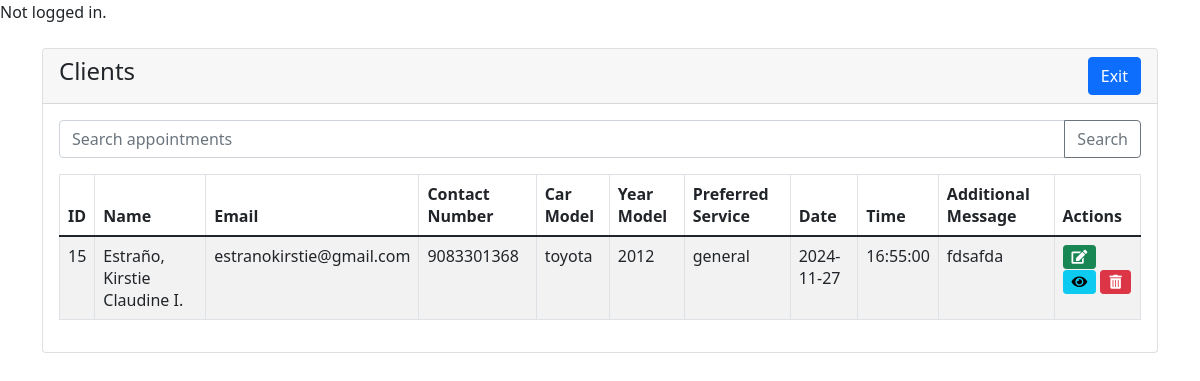
Screenshot of /record.php with the database file from the repository.
### tables this page shows
CREATE TABLE `appointments` (
  `id` int(11) NOT NULL,
  `name` varchar(255) NOT NULL,
  `email` varchar(255) NOT NULL,
  `contact_number` varchar(255) NOT NULL,
  `car_model` varchar(255) NOT NULL,
  `year_model` int(11) NOT NULL,
  `preferred_service` varchar(255) NOT NULL,
  `date` date NOT NULL,
  `time` time NOT NULL,
  `additional_message` text NOT NULL,
  `status` varchar(255) NOT NULL
);

### record.php (the view, shortened to what this page needs)
<?php
include 'conn.php';
$search_query = "";
$sql_query = "SELECT * FROM appointments";
if(isset($_GET['search'])) {
    $search_query = $_GET['search'];
    $sql_query = "SELECT * FROM appointments WHERE name LIKE ? OR email LIKE ? OR
                  car_model LIKE ? OR year_model LIKE ? OR preferred_service LIKE ? OR
                  date LIKE ? OR time LIKE ? OR additional_message LIKE ?";
    $stmt = mysqli_prepare($conn, $sql_query);
    if (!$stmt) {
        echo "Failed to prepare statement: " . mysqli_error($conn);
        exit();
    }
    $search_term = "%" . $search_query . "%";
    mysqli_stmt_bind_param($stmt, "ssssssss", $search_term, $search_term, $search_term,
                        $search_term, $search_term, $search_term, $search_term, $search_term);
    if (!mysqli_stmt_execute($stmt)) {
        echo "Error executing statement: " . mysqli_stmt_error($stmt);
        exit();
    }
    $result = mysqli_stmt_get_result($stmt);
} else {
    $result = mysqli_query($conn, $sql_query);
}
?>
<!doctype html>
<html lang="en">
<head>
  <link href="https://cdn.jsdelivr.net/npm/bootstrap@5.1.3/dist/css/bootstrap.min.css" rel="stylesheet">
  <link href="https://cdnjs.cloudflare.com/ajax/libs/font-awesome/5.15.4/css/all.min.css" rel="stylesheet">
</head>
<body>
  <div class="container mt-4">
    <div class="row">
      <div class="col-md-12">
        <div class="card">
          <div class="card-header">
            <h4>Clients
              <a href="index.php" class="btn btn-primary float-end"><i class=""></i>Exit</a>
            </h4>
          </div>
          <div class="card-body">
            <form action="" method="GET" class="mb-3">
              <div class="input-group">
                <input type="text" class="form-control" placeholder="Search appointments" name="search" value="<?php echo $search_query; ?>">
                <button class="btn btn-outline-secondary" type="submit">Search</button>
              </div>
            </form>
            <table class="table table-bordered table-striped">
            <thead>
              <tr>
                <th>ID</th>
                <th>Name</th>
                <th>Email</th>
                <th>Contact Number</th>
                <th>Car Model</th>
                <th>Year Model</th>
                <th>Preferred Service</th>
                <th>Date</th>
                <th>Time</th>
                <th>Additional Message</th>
                <th>Actions</th>
              </tr>
            </thead>
            <tbody>
              <?php
                if(mysqli_num_rows($result) > 0) {
                  while($appointments = mysqli_fetch_assoc($result)) {
                    ?>
                    <tr>
                      <td><?= $appointments['id']; ?></td>
                      <td><?= $appointments['name']; ?></td>
                      <td><?= $appointments['email']; ?></td>
                      <td><?= $appointments['contact_number']; ?></td>
                      <td><?= $appointments['car_model']; ?></td>
                      <td><?= $appointments['year_model']; ?></td>
                      <td><?= $appointments['preferred_service']; ?></td>
                      <td><?= $appointments['date']; ?></td>
                      <td><?= $appointments['time']; ?></td>
                      <td><?= $appointments['additional_message']; ?></td>
                      <td>
                        <a href="client_edit.php?id=<?= $appointments['id']; ?>" class="btn btn-success btn-sm"><i class="fas fa-edit"></i></a>
                        <a href="client_view.php?id=<?= $appointments['id']; ?>" class="btn btn-info btn-sm"><i class="fas fa-eye"></i></a>
                        <form action="" method="POST" class="d-inline">
                          <button type="submit" name="delete_client_btn" class="btn btn-danger btn-sm"><i class="fas fa-trash-alt"></i></button>
                        </form>
                      </td>
                    </tr>
                    <?php
                  }
                } else {
                  echo "<tr><td colspan='11'>No Record Found</td></tr>";
                }
              ?>
            </tbody>
            </table>
          </div>
        </div>
      </div>
    </div>
  </div>
</body>
</html>

### rows the page displays
appointments: id "15", name "Estraño, Kirstie Claudine I.", email "estranokirstie@gmail.com", contact_number "9083301368", car_model "toyota", year_model "2012", preferred_service "general", date "2024-11-27", time "16:55:00", additional_message "fdsafda"
